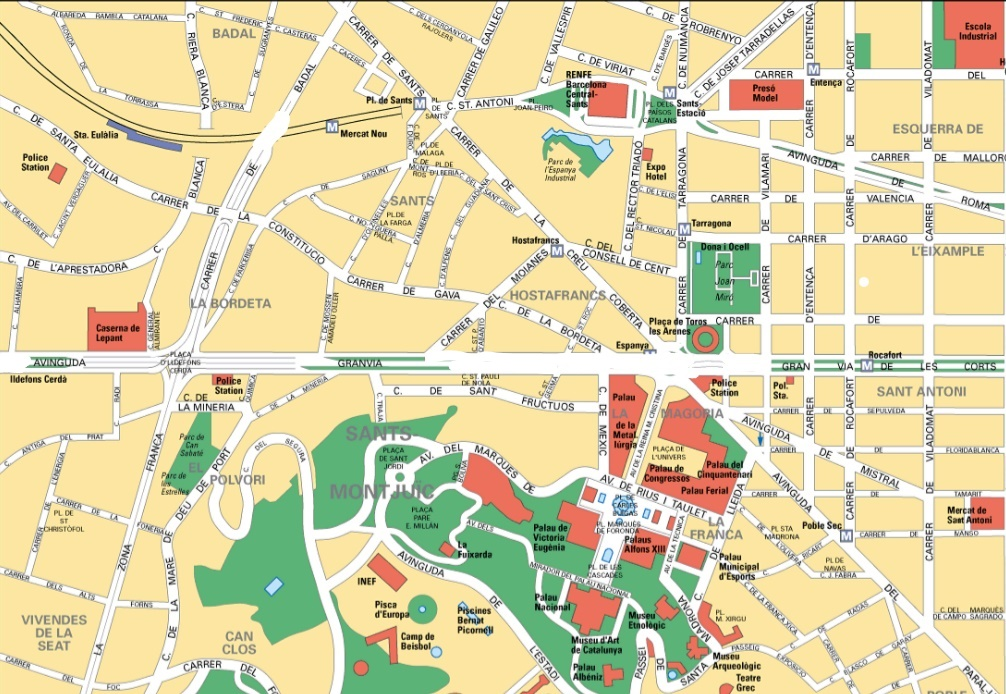
%> input picture 1.1.jpg, 1006 x 694 px
$ octave RRT.m   (GNU Octave 9; MATLAB toolbox functions it lacks are replaced by stand-ins)
%> lines starting %> are read from the running program, lines starting %| are printed output that depends on the picture; in (x1, y1, x2, y2) boxes, pixels count from 0 and x2, y2 are one past the last pixel; in counts of white or black regions, pixels touching at a corner belong together; the program's own positions count from 1
### RRT,RRTstar e Informed RRTstar aplicados a mapas reales/informed-RRT-CODE VALID/collisionChecking.m
function feasible=collisionChecking(startPose,goalPose,map)

feasible=true;
dir=atan2(goalPose(1)-startPose(1),goalPose(2)-startPose(2));
for r=0:0.5:sqrt(sum((startPose-goalPose).^2))
    posCheck = startPose + r.*[sin(dir) cos(dir)];
    if ~(feasiblePoint(ceil(posCheck),map) && feasiblePoint(floor(posCheck),map) && ...
            feasiblePoint([ceil(posCheck(1)) floor(posCheck(2))],map) && feasiblePoint([floor(posCheck(1)) ceil(posCheck(2))],map))
        feasible=false;break;
    end
    if ~feasiblePoint([floor(goalPose(1)),ceil(goalPose(2))],map), feasible=false; end

end

function feasible=feasiblePoint(point,map)
feasible=true;
if ~(point(1)>=1 &&  point(1)<=size(map,2) && point(2)>=1 && point(2)<=size(map,1) && map(point(2),point(1))==255)
    feasible=false;
end

### RRT,RRTstar e Informed RRTstar aplicados a mapas reales/informed-RRT-CODE VALID/RRT.m
%***************************************
%Author: Salvador N.OBAMA
%Date: 2021-09-12
%***************************************
%% algoritmo RRT
clc;
clear all; close all;
tic
A=imread('1.1.jpg');
%> A is the input picture: size 694x1006x3 uint8; mean R, G, B 221.6, 212.1, 168.6
A=double(A);
%> A: size 694x1006x3 double
B=zeros(size(A,2),size(A,2));
for i=1:size(A,1)
    for j=1:size(A,2)
        if A(i,j,1)>250 & A(i,j,2)>250 & A(i,j,2)>250
            B(i,j)=255;
            C(i,j)=255;
        end
        if abs(A(i,j,1)-A(i,j,2))<8 & abs(A(i,j,1)-A(i,j,3))<8 & abs(A(i,j,3)-A(i,j,2))<8
            B(i,j)=255;
            C(i,j)=255;
        end
    end
end
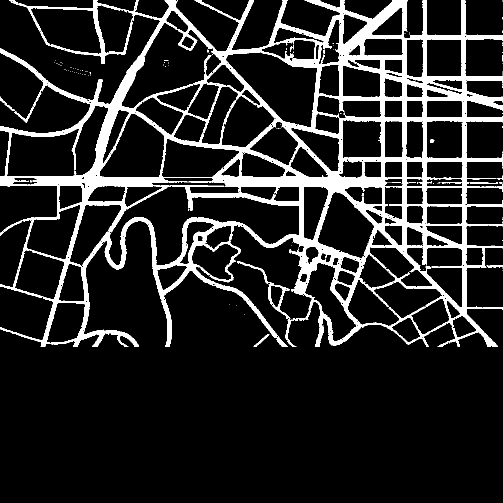
%> B: size 1006x1006 double (shown at 1/2 size); 13.7% white; 130 white regions (121 under 20 px), largest, box (x1, y1, x2, y2) and area: (0, 0, 1006, 694) 137372, (0, 193, 67, 245) 357, (507, 668, 539, 694) 151
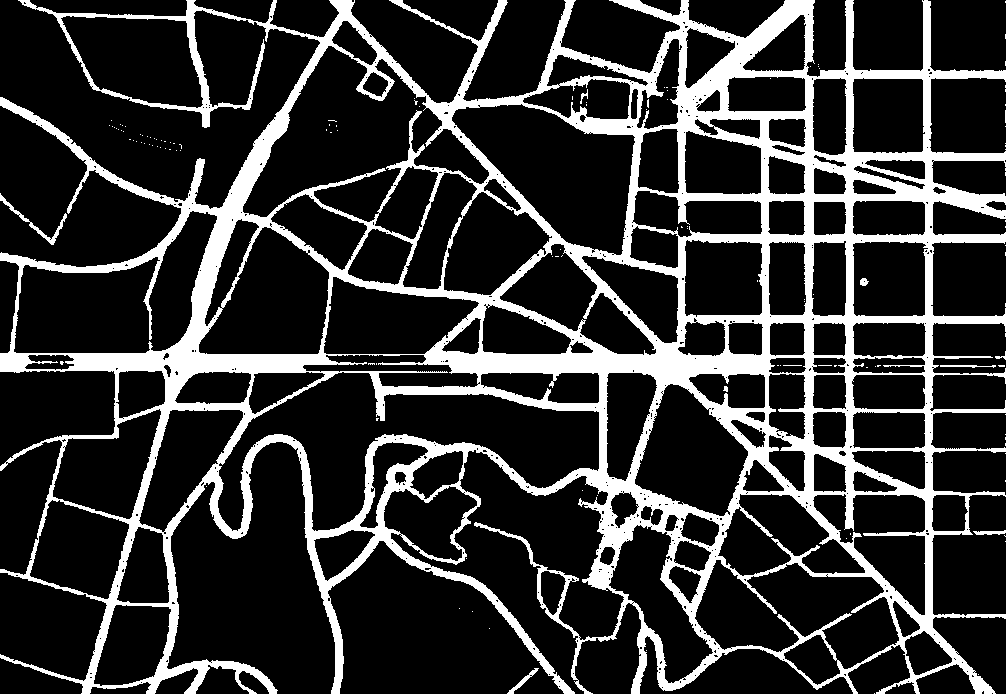
%> C: size 694x1006 double; 19.8% white; 130 white regions (121 under 20 px), largest, box (x1, y1, x2, y2) and area: (0, 0, 1006, 694) 137372, (0, 193, 67, 245) 357, (507, 668, 539, 694) 151

imBw = im2bw(B);                        %Convertir a imagen binaria
imLabel = bwlabel(imBw);                %Etiqueta cada dominio conectado
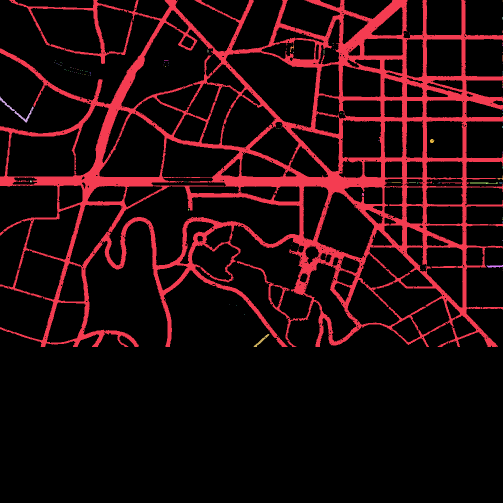
%> imLabel: size 1006x1006 double (shown at 1/2 size); 131 distinct labels, from 0 to 130; one colour per label, 0 black
stats = regionprops(imLabel,'Area');    %Encuentra el tamaño de cada dominio conectado
%> stats = 130 regions; largest, Area: 137372, 357, 151, 110, 101
area = cat(1,stats.Area);
%> area = 130 values, max 137372 at index 1, min 1 at index 4, mean 1065.7
index = find(area == max(area));        %Encuentre el índice del dominio conectado más grande
%> index = 1
img = ismember(imLabel,index);          %Obtenga la imagen de dominio conectado más grande
%> img: size 1006x1006 logical; 13.6% white; 1 white region, box (x1, y1, x2, y2) and area: (0, 0, 1006, 694) 137372
% figure
% imshow(img,[]);
IMG=1-img;
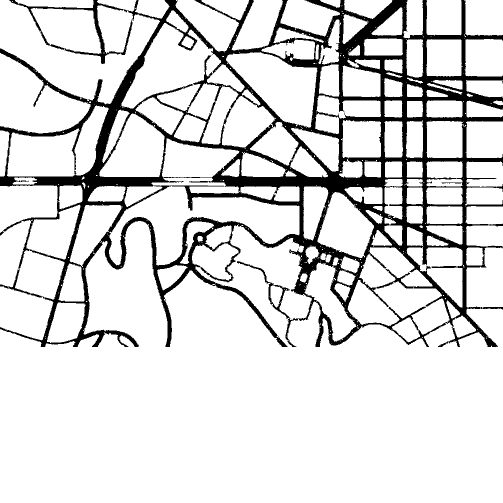
%> IMG: size 1006x1006 double (shown at 1/2 size); values 0 (black) and 1 (white), 86.4% white; 1 black region, box (x1, y1, x2, y2) and area: (0, 0, 1006, 694) 137372
imBw = im2bw(IMG);                        %Convertir a imagen binaria
imLabel = bwlabel(imBw);                %Etiqueta cada dominio conectado
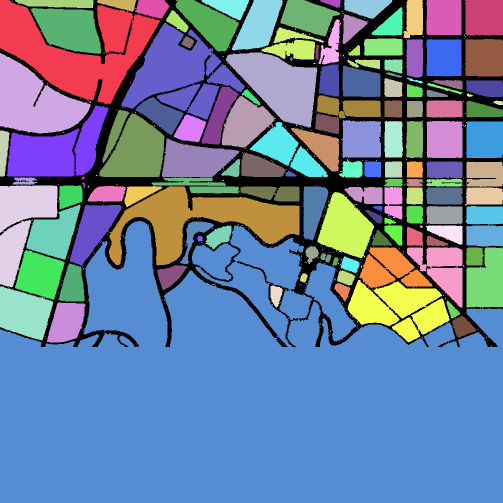
%> imLabel: size 1006x1006 double (shown at 1/2 size); 512 distinct labels, from 0 to 511; one colour per label, 0 black
stats = regionprops(imLabel,'Area');    %Encuentra el tamaño de cada dominio conectado
%> stats = 511 regions; largest, Area: 412921, 30417, 25015, 22403, 16894
area = cat(1,stats.Area);
%> area = 511 values, max 412921 at index 6, min 1 at index 13, mean 1711.7
index = find(area >200);        %Encuentre el índice del dominio conectado más grande
%> index = 119 values from 1 to 500
img = ismember(imLabel,index);          %Obtenga la imagen de dominio conectado más grande
%> img: size 1006x1006 logical; 86.2% white; 1 black region, box (x1, y1, x2, y2) and area: (0, 0, 1006, 694) 139652
img=1-img;
se=strel('disk',2);
img=imdilate(img,se);
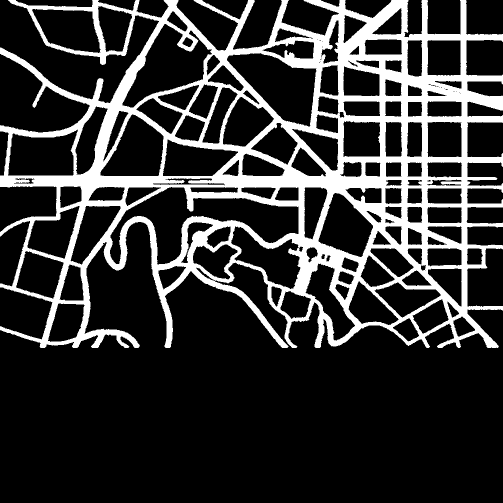
%> img: size 1006x1006 double (shown at 1/2 size); values 0 (black) and 1 (white), 20.5% white; 1 white region, box (x1, y1, x2, y2) and area: (0, 0, 1006, 696) 207021

img = 255*uint8(img);
C=img(1:size(A,1),1:size(A,2));
%> C: size 694x1006 uint8; 29.6% white; 1 white region, box (x1, y1, x2, y2) and area: (0, 0, 1006, 694) 206752
% figure
% imshow(C,[]);
clearvars -except img C A
x_I=4; y_I=353;
x_G=767; y_G=359;


 Thr=50;
 Delta= 30;
%% contruccion del arbol
T.v(1).x = x_I;         %
T.v(1).y = y_I;
T.v(1).xPrev = x_I;     %
T.v(1).yPrev = y_I;
T.v(1).dist=0;          %
T.v(1).indPrev = 0;     %
%%
figure;
Imp=img;
% imshow(Imp)
imshow(C,[])
title(' Search RRT path Map');
xL=size(Imp,1);
%> xL = 1006
yL=size(Imp,2);
%> yL = 1006
hold on
plot(x_I, y_I, 'ro', 'MarkerSize',10, 'MarkerFaceColor','r');
plot(x_G, y_G, 'go', 'MarkerSize',10, 'MarkerFaceColor','g');
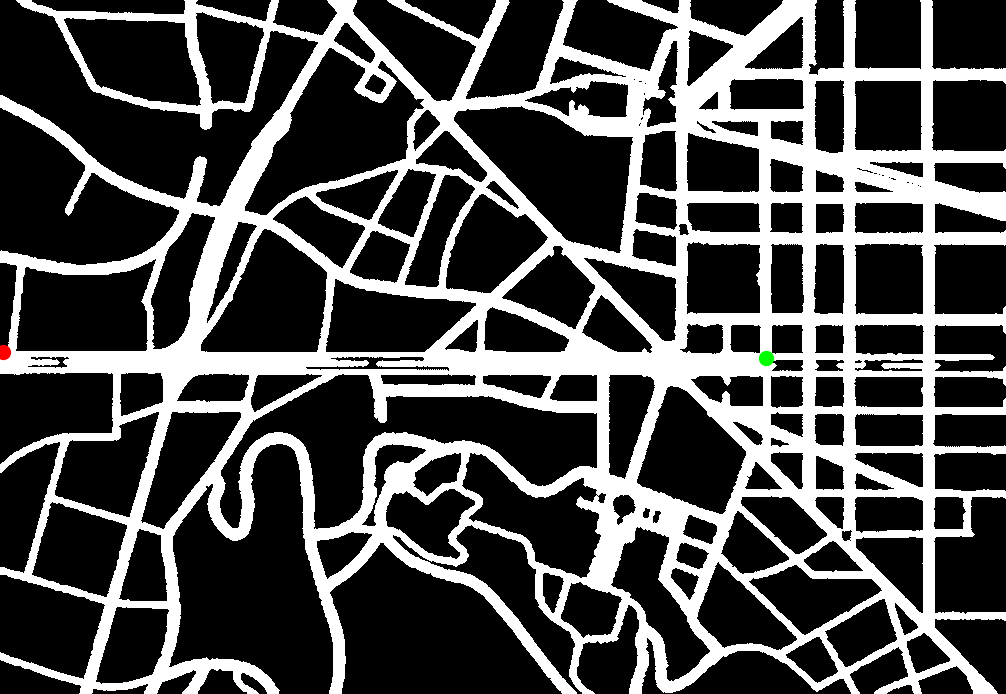
%> figure redrawn from the program's plot data; its title reads 'Search RRT path Map'

count=1;
goal = [x_G,y_G];
start_goal_dist = 100000;
path.pos(1).x = 5000;
path.pos(1).y = 5000

for iter = 1:100000
    x_rand=[];
    x_rand(1) = xL*rand;
    x_rand(2) = yL*rand;

    %%======= Buscar x_near===========%%
    x_near=[];
    min_dist = 1000000;
    near_iter = 1;
    near_iter_tmp = 1;
    [~,N]=size(T.v);
    for j = 1:N
       x_near(1) = T.v(j).x;
       x_near(2) = T.v(j).y;
       dist = norm(x_rand - x_near);
       if min_dist > dist
           min_dist = dist;
           near_iter = j;
       end
    end
%> after the loop, near_iter = 1; x_near = [4 353]
    x_near(1) = T.v(near_iter).x;
    x_near(2) = T.v(near_iter).y;
    %%========Obtener x_new============%%
    x_new=[];
    near_to_rand = [x_rand(1)-x_near(1),x_rand(2)-x_near(2)];
%> near_to_rand = [845.5 409.5]
    normlized = near_to_rand / norm(near_to_rand) * Delta;
%> normlized = [27 13.08]
    x_new = x_near + normlized;
%> x_new = [31 366.1]
    %%=======Detección de obstáculos===============%%
    if ~collisionChecking(x_near,x_new,Imp)
       continue;
    end
    count=count+1;
    %%========Agrega X_NEW al árbol========%%
    T.v(count).x = x_new(1);
    T.v(count).y = x_new(2);
    T.v(count).xPrev = x_near(1);
	T.v(count).yPrev = x_near(2);
    T.v(count).dist= norm(x_new - x_near);
    T.v(count).indPrev = near_iter;
%     plot([x_near(1),x_new(1)],[x_near(2),x_new(2)],'-r');
    plot([x_near(1), x_new(1)], [x_near(2), x_new(2)], 'r', 'Linewidth', 2);
    plot(x_new(1), x_new(2), 'ko', 'MarkerSize', 2, 'MarkerFaceColor','k');
%     hold on;
    %========Determinar si encontro o no la ruta==========%%
    if norm(x_new - goal) < Thr
        break;
    end
    pause(0.1);
end
%%
if iter < 100000
    path.pos(1).x = x_G; path.pos(1).y = y_G;
    path.pos(2).x = T.v(end).x; path.pos(2).y = T.v(end).y;
    pathIndex = T.v(end).indPrev; %
    j=0;
    while 1
        path.pos(j+3).x = T.v(pathIndex).x;
        path.pos(j+3).y = T.v(pathIndex).y;
        pathIndex = T.v(pathIndex).indPrev;
        if pathIndex == 1
            break
        end
        j=j+1;
    end  %
    path.pos(end+1).x = x_I; path.pos(end).y = y_I; %
    for j=2:length(path.pos)
%       plot([path.pos(j).x; path.pos(j-1).x;], [path.pos(j).y; path.pos(j-1).y], 'b', 'Linewidth', 1);
        plot([x_near(1), x_new(1)], [x_near(2), x_new(2)], 'r', 'Linewidth', 2);
        plot(x_new(1), x_new(2), 'ko', 'MarkerSize', 4, 'MarkerFaceColor','k');
        plot([path.pos(j).x; path.pos(j-1).x;], [path.pos(j).y; path.pos(j-1).y], 'b', 'Linewidth', 1);
    end
else
    disp('Error, no path found!');
end

%% parte agregada por mi para visualizar las figuras
A=uint8(A);
figure
imshow(A,[]);
hold on
plot(x_I, y_I, 'ro', 'MarkerSize',10, 'MarkerFaceColor','r');
hold on
plot(x_G, y_G, 'go', 'MarkerSize',10, 'MarkerFaceColor','g');
for j = 2:length(path.pos)
    hold on
%     plot([path.pos(j).x; path.pos(j-1).x;], [path.pos(j).y; path.pos(j-1).y], 'b', 'Linewidth', 1);
      plot([path.pos(j).x; path.pos(j-1).x;], [path.pos(j).y; path.pos(j-1).y], 'b', 'Linewidth', 2);
end
title('RRT path map');
% legend('RRT*')
legend('start','goal','RRT path')
toc

% samplingnodesx=T.v.x(:,);
% samplingnodesy=T.v.y;
samplingnodes=[];
pathcost=0;
for i=1:N
samplingnodes=[samplingnodes;[T.v(N).x,T.v(N).y]];
pathcost=[pathcost;T.v(N).dist];
end
Treenodes=path.pos;
pathlength=dist;
Cbest=dist;
clearvars -except samplingnodes pathcost Treenodes pathlength Cbest;
